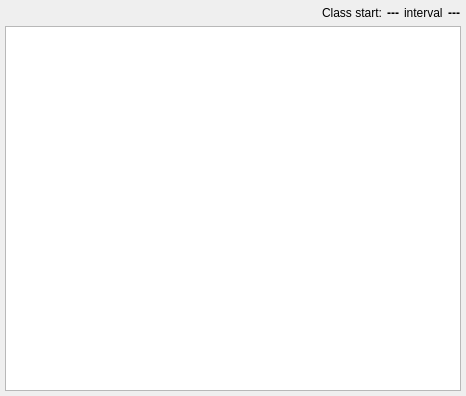
<?xml version="1.0" encoding="UTF-8"?>
<ui version="4.0">
 <class>RunsTableWidget</class>
 <widget class="QWidget" name="RunsTableWidget">
  <property name="geometry">
   <rect>
    <x>0</x>
    <y>0</y>
    <width>466</width>
    <height>396</height>
   </rect>
  </property>
  <property name="windowTitle">
   <string>Form</string>
  </property>
  <layout class="QVBoxLayout" name="verticalLayout">
   <property name="spacing">
    <number>5</number>
   </property>
   <property name="leftMargin">
    <number>5</number>
   </property>
   <property name="topMargin">
    <number>5</number>
   </property>
   <property name="rightMargin">
    <number>5</number>
   </property>
   <property name="bottomMargin">
    <number>5</number>
   </property>
   <item>
    <layout class="QHBoxLayout" name="horizontalLayout_2">
     <property name="spacing">
      <number>5</number>
     </property>
     <item>
      <widget class="qf::qmlwidgets::TableViewToolBar" name="tblRunsToolBar" native="true">
       <property name="sizePolicy">
        <sizepolicy hsizetype="MinimumExpanding" vsizetype="Preferred">
         <horstretch>0</horstretch>
         <verstretch>0</verstretch>
        </sizepolicy>
       </property>
      </widget>
     </item>
     <item>
      <widget class="QFrame" name="frame">
       <layout class="QHBoxLayout" name="horizontalLayout">
        <property name="spacing">
         <number>5</number>
        </property>
        <property name="leftMargin">
         <number>1</number>
        </property>
        <property name="topMargin">
         <number>1</number>
        </property>
        <property name="rightMargin">
         <number>1</number>
        </property>
        <property name="bottomMargin">
         <number>1</number>
        </property>
        <item>
         <widget class="QLabel" name="label">
          <property name="text">
           <string>Class start:</string>
          </property>
         </widget>
        </item>
        <item>
         <widget class="QLabel" name="lblClassStart">
          <property name="styleSheet">
           <string notr="true">font-weight: bold</string>
          </property>
          <property name="text">
           <string>---</string>
          </property>
          <property name="alignment">
           <set>Qt::AlignRight|Qt::AlignTrailing|Qt::AlignVCenter</set>
          </property>
         </widget>
        </item>
        <item>
         <widget class="QLabel" name="label_2">
          <property name="text">
           <string>interval</string>
          </property>
         </widget>
        </item>
        <item>
         <widget class="QLabel" name="lblClassInterval">
          <property name="styleSheet">
           <string notr="true">font-weight: bold</string>
          </property>
          <property name="text">
           <string>---</string>
          </property>
          <property name="alignment">
           <set>Qt::AlignRight|Qt::AlignTrailing|Qt::AlignVCenter</set>
          </property>
         </widget>
        </item>
       </layout>
      </widget>
     </item>
    </layout>
   </item>
   <item>
    <widget class="qf::qmlwidgets::TableView" name="tblRuns"/>
   </item>
  </layout>
 </widget>
 <customwidgets>
  <customwidget>
   <class>qf::qmlwidgets::TableView</class>
   <extends>QTableView</extends>
   <header location="global">qf/qmlwidgets/tableview.h</header>
  </customwidget>
  <customwidget>
   <class>qf::qmlwidgets::TableViewToolBar</class>
   <extends>QWidget</extends>
   <header location="global">qf/qmlwidgets/tableviewtoolbar.h</header>
   <container>1</container>
  </customwidget>
 </customwidgets>
 <resources/>
 <connections/>
</ui>
